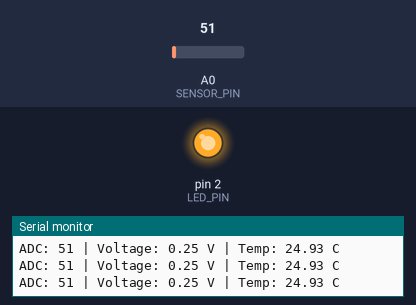
The sketch below on a simulated Arduino Uno, built with avr-gcc and run on an emulated ATmega328P. Parts: output pins drawn as LEDs (lit = HIGH), the last lines printed to the serial monitor. The test bench sets the inputs (shaded band); at power-on: A0 (SENSOR_PIN) = 51.

Above: at 1.3 s.
1.4 s: A0 (SENSOR_PIN) set to 57
2.9 s: A0 (SENSOR_PIN) set to 69
At 3.8 s:
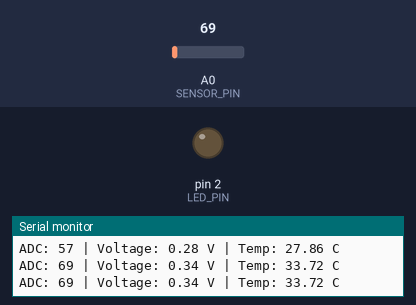
4.5 s: A0 (SENSOR_PIN) set to 61
At 5.1 s:
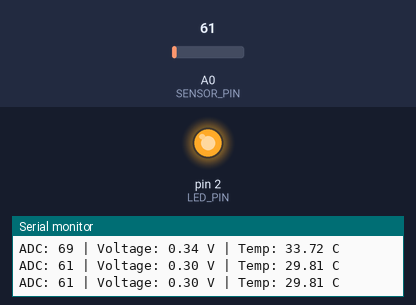
6.0 s: A0 (SENSOR_PIN) set to 71
At 6.4 s:
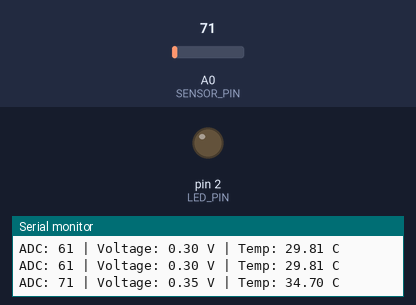
Timing chart, 0 to 9.0 s (numbered marks = the images above; inputs shaded):
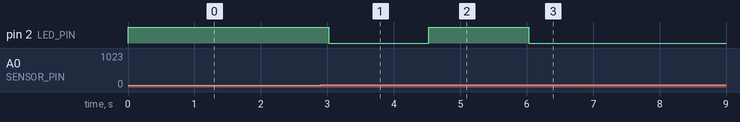

The sketch:

termokopelLM35.ino
```cpp
// =====================
// PIN SETUP
// =====================
#define SENSOR_PIN A0
#define LED_PIN    2

// =====================
// VARIABLE
// =====================
int adcValue = 0;
float voltage = 0.0;
float temp = 0.0;

// =====================
// SETUP
// =====================
void setup() {

  Serial.begin(9600);
  Serial.println("=== SIMULASI LM35 - ADC SLIDER ===");

  pinMode(LED_PIN, OUTPUT);
  digitalWrite(LED_PIN, HIGH); // default ON
}

// =====================
// LOOP
// =====================
void loop() {

  // Baca nilai ADC
  adcValue = analogRead(SENSOR_PIN);

  // Konversi ADC -> Voltage
  voltage = (adcValue / 1023.0) * 5.0;

  // Konversi Voltage -> Temperature (LM35)
  temp = (voltage * 1000.0) / 10.0;

  // Tampilkan ke Serial Monitor
  Serial.print("ADC: ");
  Serial.print(adcValue);
  Serial.print(" | Voltage: ");
  Serial.print(voltage);
  Serial.print(" V | Temp: ");
  Serial.print(temp);
  Serial.println(" C");

  // Logic kontrol LED
  if (temp >= 30) {
    digitalWrite(LED_PIN, LOW);   // LED OFF
  }
  else {
    digitalWrite(LED_PIN, HIGH);  // LED ON
  }

  delay(500);
}
```

LogTxt.cpp
```cpp
#include<stdio.h>
#include<stdlib.h>

int main()
{
    float I,nM,Imean,Tres;

    Tres = 1.48;

    printf("menghitung arus rata-rata per panel\n");

    printf("masukkan nilai Arus Terukur : ");
    scanf("%f",&I);

    printf("masukkan jumlah motor per kolam : ");
    scanf("%f",&nM);

    if(nM == 0){
        printf("jumlah motor tidak boleh nol");
        return 1;
    }

    Imean = I/nM;

    printf("nilai arus rata-rata adalah : %.2f ampere\n",Imean);

    if(Imean < Tres)
        printf("motor anda aman\n");
    else
        printf("motor anda berpotensi terbakar\n");
    FILE *fp;
    // choose your preferences csv or txt
    // fp = fopen("monitoring.csv","a");

    // fprintf(fp,"%.2f,%.0f,%.2f\n", I,nM,Imean);

    fp = fopen("monitoring.txt","a");

    fprintf(fp,"%.2f/%.0f/%.2f\n",
            I,nM,Imean);

    fclose(fp);

    printf("Data tersimpan\n");


    return 0;
}
```

Measured:
- the behaviour switches between 61 and 62 on A0 (SENSOR_PIN) (found by bisection; images 0 and 1)
- after the input at 2.9 s, pin 2 (LED_PIN): HIGH → LOW after 0.12 s
- after the input at 4.5 s, pin 2 (LED_PIN): LOW → HIGH at once
- after the input at 6.0 s, pin 2 (LED_PIN): HIGH → LOW at once
